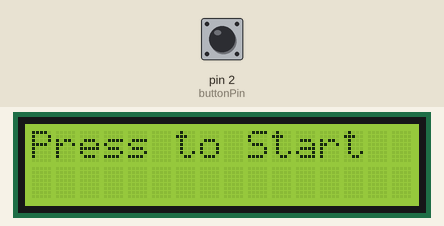
The sketch below on a simulated Arduino Nano, built with avr-gcc and run on an emulated ATmega328P. Parts: 16×2 character LCD. Inputs (shaded band) come from the test bench; at power-on: pin 2 (buttonPin) HIGH.

Above: at 1.2 s.
1.3 s: pin 2 (buttonPin) pulled LOW for 1 s
At 2.8 s:
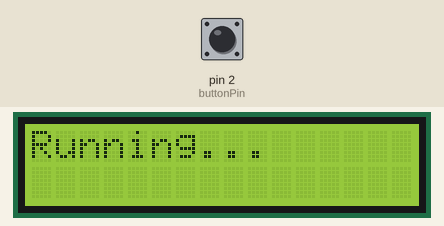
3.8 s: pin 2 (buttonPin) pulled LOW for 0.15 s
At 3.86 s:
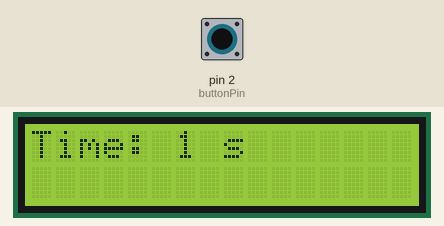
5.4 s: pin 2 (buttonPin) pulled LOW for 3.2 s
At 9.5 s:
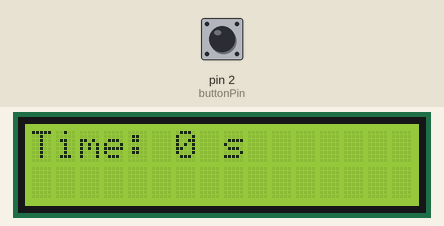
Timing chart, 0 to 11.0 s (numbered marks = the images above; inputs shaded):
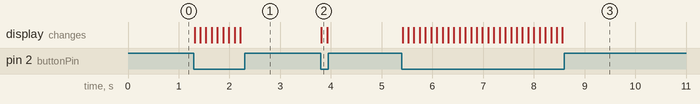

Measured:
- after the input at 1.3 s, the display: changes at once (image 1)
- after the input at 3.8 s, the display: changes at once (image 2)
- after the input at 5.4 s, the display: first changes at once (image 3 shows a later state)

The sketch:

cube-timer.ino
```cpp
#include <Wire.h> //Required Library for communication Arduino Nano With LCD i2c.
#include <LiquidCrystal_I2C.h> //Required Library for usage of LCD i2c.

LiquidCrystal_I2C lcd(0x27, 16, 2); // Set the LCD I2C address and size.
const int buttonPin = 2; // Set the push button pin.
bool isRunning = false; // Set the running state variable.
unsigned long startTime = 0; // Set the start time variable.
unsigned long elapsedTime = 0; // Set the elapsed time variable.

void setup() {
  lcd.init(); // Initialize the LCD display.
  lcd.backlight(); // Turn on the LCD backlight.
  lcd.setCursor(0, 0); // Set the cursor position to row 1, column 1.
  lcd.print("Press to Start"); // Display the initial message.
  pinMode(buttonPin, INPUT_PULLUP); // Set the button pin as input with pullup resistor.
}

void loop() {
  if (digitalRead(buttonPin) == LOW) { // If the button is pressed.
    if (!isRunning) { // If the stopwatch is not running.
      isRunning = true; // Set the running state to true.
      startTime = millis(); // Record the start time.
      lcd.clear(); // Clear the LCD display.
      lcd.setCursor(0, 0); // Set the cursor position to row 1, column 1.
      lcd.print("Running..."); // Display the running message.
    } else { // If the stopwatch is running.
      isRunning = false; // Set the running state to false.
      elapsedTime = millis() - startTime; // Calculate the elapsed time.
      lcd.clear(); // Clear the LCD display.
      lcd.setCursor(0, 0); // Set the cursor position to row 1, column 1.
      lcd.print("Time: "); // Display the time label.
      lcd.print(elapsedTime / 1000); // Display the elapsed time in seconds.
      lcd.print(" s"); // Display the time unit.
    }
    delay(100); // Debounce the button.
  }
}
```
